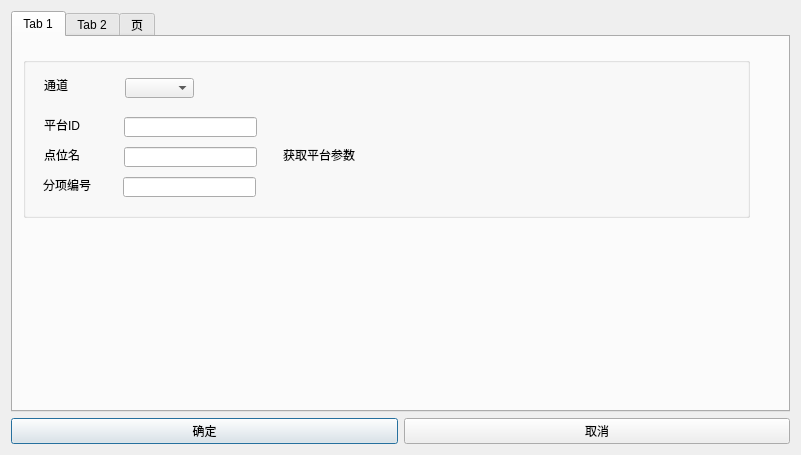
<?xml version="1.0" encoding="UTF-8"?>
<ui version="4.0">
 <class>DI_Edit</class>
 <widget class="QDialog" name="DI_Edit">
  <property name="geometry">
   <rect>
    <x>0</x>
    <y>0</y>
    <width>801</width>
    <height>455</height>
   </rect>
  </property>
  <property name="windowTitle">
   <string>Dialog</string>
  </property>
  <layout class="QGridLayout" name="gridLayout">
   <item row="0" column="0">
    <widget class="QTabWidget" name="tabWidget">
     <property name="currentIndex">
      <number>0</number>
     </property>
     <widget class="QWidget" name="tab">
      <attribute name="title">
       <string>Tab 1</string>
      </attribute>
      <widget class="QGroupBox" name="groupBox">
       <property name="geometry">
        <rect>
         <x>10</x>
         <y>20</y>
         <width>727</width>
         <height>161</height>
        </rect>
       </property>
       <property name="title">
        <string/>
       </property>
       <widget class="QLabel" name="label">
        <property name="geometry">
         <rect>
          <x>21</x>
          <y>20</y>
          <width>24</width>
          <height>16</height>
         </rect>
        </property>
        <property name="text">
         <string>通道</string>
        </property>
       </widget>
       <widget class="QComboBox" name="ChannelCBX">
        <property name="geometry">
         <rect>
          <x>102</x>
          <y>21</y>
          <width>69</width>
          <height>20</height>
         </rect>
        </property>
       </widget>
       <widget class="QLabel" name="label_2">
        <property name="geometry">
         <rect>
          <x>21</x>
          <y>60</y>
          <width>41</width>
          <height>16</height>
         </rect>
        </property>
        <property name="text">
         <string>平台ID</string>
        </property>
       </widget>
       <widget class="QLineEdit" name="SubPrjNameID">
        <property name="geometry">
         <rect>
          <x>101</x>
          <y>60</y>
          <width>133</width>
          <height>20</height>
         </rect>
        </property>
       </widget>
       <widget class="QLineEdit" name="SubPrjName">
        <property name="geometry">
         <rect>
          <x>101</x>
          <y>90</y>
          <width>133</width>
          <height>20</height>
         </rect>
        </property>
       </widget>
       <widget class="QLabel" name="label_17">
        <property name="geometry">
         <rect>
          <x>21</x>
          <y>90</y>
          <width>41</width>
          <height>16</height>
         </rect>
        </property>
        <property name="text">
         <string>点位名</string>
        </property>
       </widget>
       <widget class="QLineEdit" name="SubPrjNum">
        <property name="geometry">
         <rect>
          <x>100</x>
          <y>120</y>
          <width>133</width>
          <height>20</height>
         </rect>
        </property>
       </widget>
       <widget class="QLabel" name="label_18">
        <property name="geometry">
         <rect>
          <x>20</x>
          <y>120</y>
          <width>51</width>
          <height>16</height>
         </rect>
        </property>
        <property name="text">
         <string>分项编号</string>
        </property>
       </widget>
       <widget class="QLabel" name="Linklable">
        <property name="geometry">
         <rect>
          <x>260</x>
          <y>90</y>
          <width>91</width>
          <height>16</height>
         </rect>
        </property>
        <property name="text">
         <string>获取平台参数</string>
        </property>
       </widget>
      </widget>
     </widget>
     <widget class="QWidget" name="tab_2">
      <attribute name="title">
       <string>Tab 2</string>
      </attribute>
      <widget class="QGroupBox" name="groupBox_3">
       <property name="geometry">
        <rect>
         <x>10</x>
         <y>20</y>
         <width>725</width>
         <height>186</height>
        </rect>
       </property>
       <property name="title">
        <string>报警开关</string>
       </property>
       <widget class="QCheckBox" name="EnableCBX">
        <property name="geometry">
         <rect>
          <x>10</x>
          <y>20</y>
          <width>71</width>
          <height>16</height>
         </rect>
        </property>
        <property name="text">
         <string>ENABLE</string>
        </property>
       </widget>
      </widget>
     </widget>
     <widget class="QWidget" name="tab_5">
      <attribute name="title">
       <string>页</string>
      </attribute>
      <widget class="QGroupBox" name="groupBox_5">
       <property name="geometry">
        <rect>
         <x>10</x>
         <y>20</y>
         <width>711</width>
         <height>81</height>
        </rect>
       </property>
       <property name="title">
        <string>报警</string>
       </property>
       <widget class="QWidget" name="layoutWidget">
        <property name="geometry">
         <rect>
          <x>100</x>
          <y>44</y>
          <width>630</width>
          <height>20</height>
         </rect>
        </property>
        <layout class="QHBoxLayout" name="DI_DO_OUT_Layout">
         <item>
          <widget class="QCheckBox" name="DI_DO1_OUT">
           <property name="text">
            <string>1</string>
           </property>
          </widget>
         </item>
         <item>
          <widget class="QCheckBox" name="DI_DO2_OUT">
           <property name="text">
            <string>2</string>
           </property>
          </widget>
         </item>
         <item>
          <widget class="QCheckBox" name="DI_DO3_OUT">
           <property name="text">
            <string>3</string>
           </property>
          </widget>
         </item>
         <item>
          <widget class="QCheckBox" name="DI_DO4_OUT">
           <property name="text">
            <string>4</string>
           </property>
          </widget>
         </item>
         <item>
          <widget class="QCheckBox" name="DI_DO5_OUT">
           <property name="text">
            <string>5</string>
           </property>
          </widget>
         </item>
         <item>
          <widget class="QCheckBox" name="DI_DO6_OUT">
           <property name="text">
            <string>6</string>
           </property>
          </widget>
         </item>
         <item>
          <widget class="QCheckBox" name="DI_DO7_OUT">
           <property name="text">
            <string>7</string>
           </property>
          </widget>
         </item>
         <item>
          <widget class="QCheckBox" name="DI_DO8_OUT">
           <property name="text">
            <string>8</string>
           </property>
          </widget>
         </item>
         <item>
          <widget class="QCheckBox" name="DI_DO9_OUT">
           <property name="text">
            <string>9</string>
           </property>
          </widget>
         </item>
         <item>
          <widget class="QCheckBox" name="DI_DO10_OUT">
           <property name="text">
            <string>10</string>
           </property>
          </widget>
         </item>
         <item>
          <widget class="QCheckBox" name="DI_DO11_OUT">
           <property name="text">
            <string>11</string>
           </property>
          </widget>
         </item>
         <item>
          <widget class="QCheckBox" name="DI_DO12_OUT">
           <property name="text">
            <string>12</string>
           </property>
          </widget>
         </item>
         <item>
          <widget class="QCheckBox" name="DI_DO13_OUT">
           <property name="text">
            <string>13</string>
           </property>
          </widget>
         </item>
         <item>
          <widget class="QCheckBox" name="DI_DO14_OUT">
           <property name="text">
            <string>14</string>
           </property>
          </widget>
         </item>
         <item>
          <widget class="QCheckBox" name="DI_DO15_OUT">
           <property name="text">
            <string>15</string>
           </property>
          </widget>
         </item>
         <item>
          <widget class="QCheckBox" name="DI_DO16_OUT">
           <property name="text">
            <string>16</string>
           </property>
          </widget>
         </item>
        </layout>
       </widget>
       <widget class="QWidget" name="layoutWidget_2">
        <property name="geometry">
         <rect>
          <x>100</x>
          <y>20</y>
          <width>630</width>
          <height>20</height>
         </rect>
        </property>
        <layout class="QHBoxLayout" name="DI_DO_ENB_Layout">
         <item>
          <widget class="QCheckBox" name="DI_DO1_ENB">
           <property name="text">
            <string>1</string>
           </property>
          </widget>
         </item>
         <item>
          <widget class="QCheckBox" name="DI_DO2_ENB">
           <property name="text">
            <string>2</string>
           </property>
          </widget>
         </item>
         <item>
          <widget class="QCheckBox" name="DI_DO3_ENB">
           <property name="text">
            <string>3</string>
           </property>
          </widget>
         </item>
         <item>
          <widget class="QCheckBox" name="DI_DO4_ENB">
           <property name="text">
            <string>4</string>
           </property>
          </widget>
         </item>
         <item>
          <widget class="QCheckBox" name="DI_DO5_ENB">
           <property name="text">
            <string>5</string>
           </property>
          </widget>
         </item>
         <item>
          <widget class="QCheckBox" name="DI_DO6_ENB">
           <property name="text">
            <string>6</string>
           </property>
          </widget>
         </item>
         <item>
          <widget class="QCheckBox" name="DI_DO7_ENB">
           <property name="text">
            <string>7</string>
           </property>
          </widget>
         </item>
         <item>
          <widget class="QCheckBox" name="DI_DO8_ENB">
           <property name="text">
            <string>8</string>
           </property>
          </widget>
         </item>
         <item>
          <widget class="QCheckBox" name="DI_DO9_ENB">
           <property name="text">
            <string>9</string>
           </property>
          </widget>
         </item>
         <item>
          <widget class="QCheckBox" name="DI_DO10_ENB">
           <property name="text">
            <string>10</string>
           </property>
          </widget>
         </item>
         <item>
          <widget class="QCheckBox" name="DI_DO11_ENB">
           <property name="text">
            <string>11</string>
           </property>
          </widget>
         </item>
         <item>
          <widget class="QCheckBox" name="DI_DO12_ENB">
           <property name="text">
            <string>12</string>
           </property>
          </widget>
         </item>
         <item>
          <widget class="QCheckBox" name="DI_DO13_ENB">
           <property name="text">
            <string>13</string>
           </property>
          </widget>
         </item>
         <item>
          <widget class="QCheckBox" name="DI_DO14_ENB">
           <property name="text">
            <string>14</string>
           </property>
          </widget>
         </item>
         <item>
          <widget class="QCheckBox" name="DI_DO15_ENB">
           <property name="text">
            <string>15</string>
           </property>
          </widget>
         </item>
         <item>
          <widget class="QCheckBox" name="DI_DO16_ENB">
           <property name="text">
            <string>16</string>
           </property>
          </widget>
         </item>
        </layout>
       </widget>
       <widget class="QLabel" name="label_10">
        <property name="geometry">
         <rect>
          <x>20</x>
          <y>50</y>
          <width>54</width>
          <height>12</height>
         </rect>
        </property>
        <property name="text">
         <string>高限输出</string>
        </property>
       </widget>
       <widget class="QLabel" name="label_3">
        <property name="geometry">
         <rect>
          <x>20</x>
          <y>20</y>
          <width>54</width>
          <height>12</height>
         </rect>
        </property>
        <property name="text">
         <string>高限使能</string>
        </property>
       </widget>
      </widget>
     </widget>
    </widget>
   </item>
   <item row="1" column="0">
    <layout class="QHBoxLayout" name="horizontalLayout">
     <item>
      <widget class="QPushButton" name="ConfirmBtn">
       <property name="text">
        <string>确定</string>
       </property>
      </widget>
     </item>
     <item>
      <widget class="QPushButton" name="CancelBtn">
       <property name="text">
        <string>取消</string>
       </property>
      </widget>
     </item>
    </layout>
   </item>
  </layout>
 </widget>
 <resources/>
 <connections/>
</ui>
